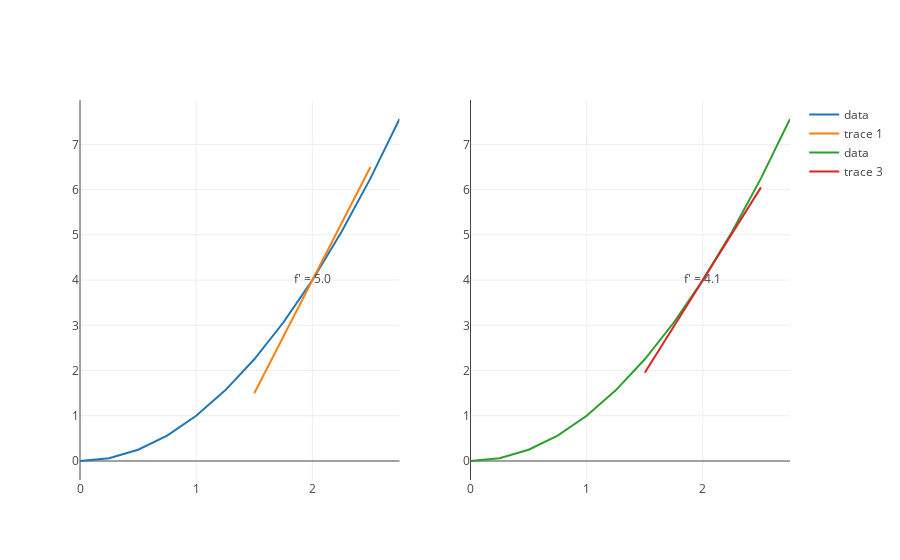

Write notebook code for a chart like this one.
### Markdown cell above
Below are the plots of our lines using our derivative formula for when  $\Delta x = 1$  and when $\Delta x = .1$

### Code cell
#from graph import plot_figure, make_subplots
#from calculus import derivative_trace 

range_twelve = list(range(0, 12))
three = list(map(lambda x: x/4.0, range_twelve))

trace_x_squared_to_three = function_values_trace(x_squared, three)
tangent_x_squared = derivative_trace(x_squared, 2, 1, 1)
tangent_x_squared_delta_tenth = derivative_trace(x_squared, 2, 1, .1)
subplots = make_subplots([trace_x_squared_to_three, tangent_x_squared], 
                         [trace_x_squared_to_three, tangent_x_squared_delta_tenth])
subplots

### Figure 1 — Plotly figure (JSON) as saved in the notebook; plotly's stock layout.template omitted (floating-point values rounded to 4 significant figures)
{"data": [{"mode": "lines", "name": "data", "text": [], "type": "scatter", "uid": "5a4e5b72-6ae3-11e9-8b8b-51a51e87e863", "x": [0, 0.25, 0.5, 0.75, 1, 1.25, 1.5, 1.75, 2, 2.25, 2.5, 2.75], "xaxis": "x", "y": [0, 0.0625, 0.25, 0.5625, 1, 1.562, 2.25, 3.062, 4, 5.062, 6.25, 7.562], "yaxis": "y"}, {"mode": "text+lines", "text": ["", "f' = 5.0", ""], "type": "scatter", "uid": "5a4f0e0a-6ae3-11e9-8b8b-51a51e87e863", "x": [1.5, 2, 2.5], "xaxis": "x", "y": [1.5, 4, 6.5], "yaxis": "y"}, {"mode": "lines", "name": "data", "text": [], "type": "scatter", "uid": "5a4fb684-6ae3-11e9-8b8b-51a51e87e863", "x": [0, 0.25, 0.5, 0.75, 1, 1.25, 1.5, 1.75, 2, 2.25, 2.5, 2.75], "xaxis": "x2", "y": [0, 0.0625, 0.25, 0.5625, 1, 1.562, 2.25, 3.062, 4, 5.062, 6.25, 7.562], "yaxis": "y2"}, {"mode": "text+lines", "text": ["", "f' = 4.1", ""], "type": "scatter", "uid": "5a5080a0-6ae3-11e9-8b8b-51a51e87e863", "x": [1.5, 2, 2.5], "xaxis": "x2", "y": [1.95, 4, 6.05], "yaxis": "y2"}], "layout": {"xaxis": {"anchor": "y", "domain": [0, 0.45]}, "xaxis2": {"anchor": "y2", "domain": [0.55, 1]}, "yaxis": {"anchor": "x", "domain": [0, 1]}, "yaxis2": {"anchor": "x2", "domain": [0, 1]}}}
